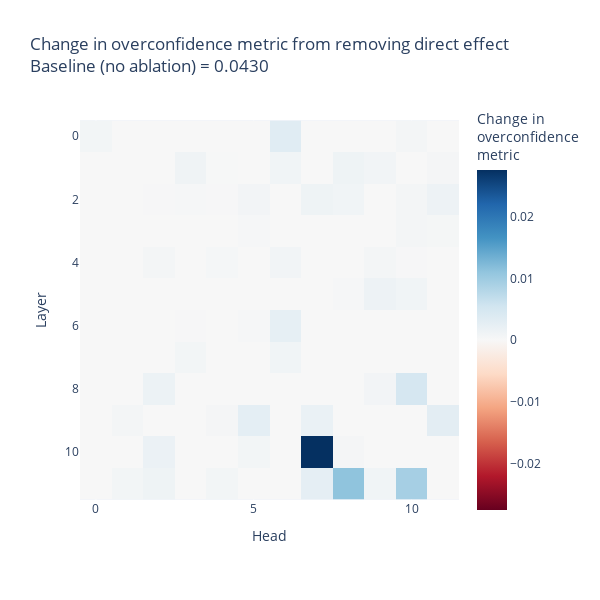

Here is the notebook cell this chart was saved with:
### Code cell
results = t.zeros(model.cfg.n_layers, model.cfg.n_heads)

overconfidence = calculate_overconfidence(accuracy_all[0])

for (layer, head), accuracy in zip(head_list, accuracy_all[1:]):
    results[layer, head] = calculate_overconfidence(accuracy) - overconfidence

imshow(
    results * (results > 0),
    title=f"Change in overconfidence metric from removing direct effect<br>Baseline (no ablation) = {overconfidence:.4f}",
    width=600,
    height=600,
    labels={"x": "Head", "y": "Layer", "color": "Change in <br>overconfidence<br>metric"}
)

# * todo - MLPs?

### Figure 1 — Plotly figure (JSON) as saved in the notebook; plotly's stock layout.template omitted (floating-point values rounded to 4 significant figures; data arrays with more than 128 entries replaced by an {"elided": "..."} marker saying what was removed)
{"data": [{"coloraxis": "coloraxis", "hovertemplate": "Head: %{x}<br>Layer: %{y}<br>Change in <br>overconfidence<br>metric: %{z}<extra></extra>", "name": "0", "type": "heatmap", "xaxis": "x", "yaxis": "y", "z": {"elided": "12x12 float values"}}], "layout": {"coloraxis": {"cmid": 0, "colorbar": {"title": {"text": "Change in <br>overconfidence<br>metric"}}, "colorscale": [[0, "rgb(103,0,31)"], [0.1, "rgb(178,24,43)"], [0.2, "rgb(214,96,77)"], [0.3, "rgb(244,165,130)"], [0.4, "rgb(253,219,199)"], [0.5, "rgb(247,247,247)"], [0.6, "rgb(209,229,240)"], [0.7, "rgb(146,197,222)"], [0.8, "rgb(67,147,195)"], [0.9, "rgb(33,102,172)"], [1, "rgb(5,48,97)"]]}, "height": 600, "modebar": {"add": ["drawline", "drawopenpath", "drawclosedpath", "drawcircle", "drawrect", "eraseshape"]}, "title": {"text": "Change in overconfidence metric from removing direct effect<br>Baseline (no ablation) = 0.0430"}, "width": 600, "xaxis": {"anchor": "y", "constrain": "domain", "domain": [0, 1], "scaleanchor": "y", "title": {"text": "Head"}}, "yaxis": {"anchor": "x", "autorange": "reversed", "constrain": "domain", "domain": [0, 1], "title": {"text": "Layer"}}}}
